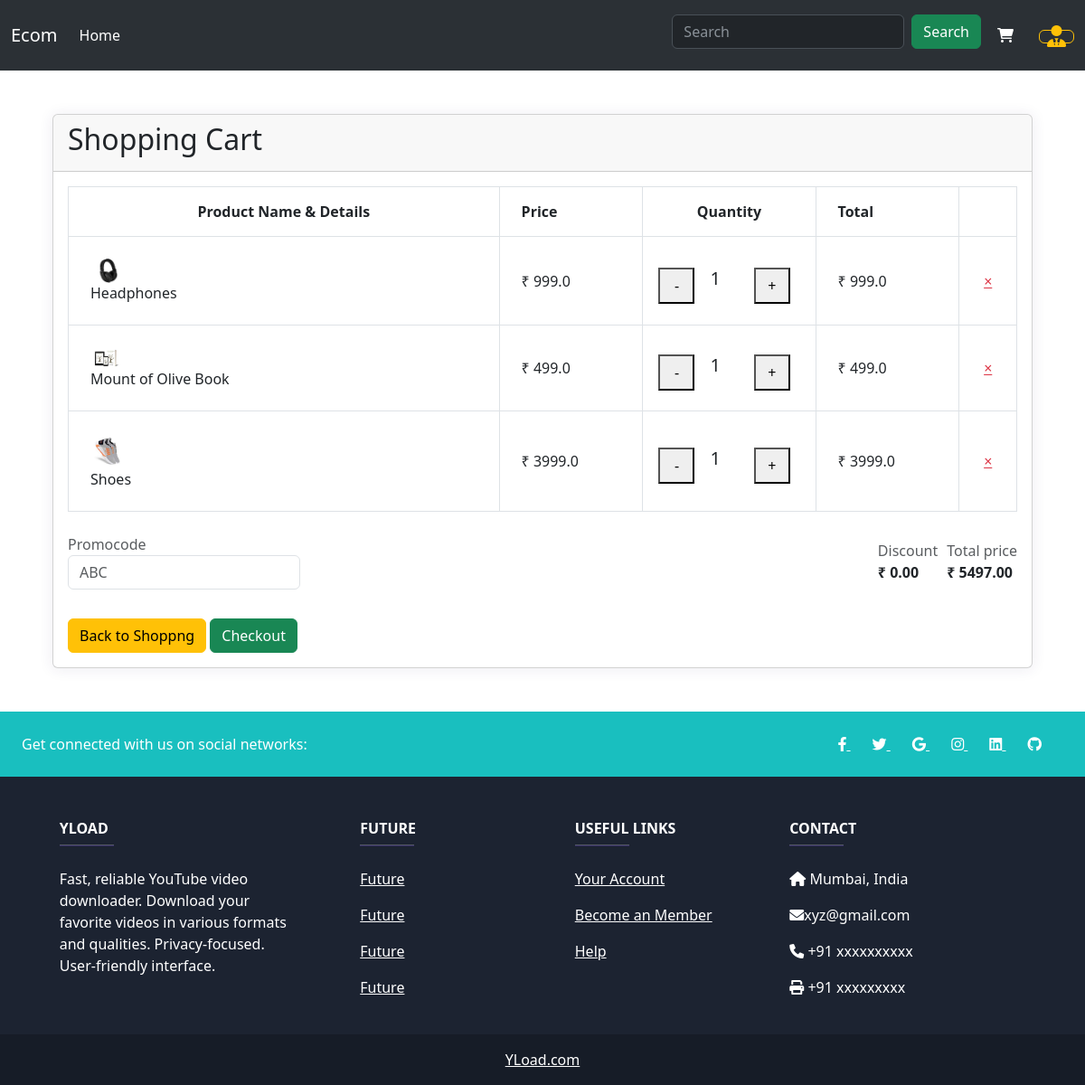
The app's page /carts/ (signed in) with its own data.
### store/models.py (models this page shows, shortened)
class OrderItem(models.Model):
    product = models.ForeignKey(Product,on_delete=models.SET_NULL, null=True)
    order = models.ForeignKey(Order,on_delete=models.SET_NULL,null=True)
    quantity = models.IntegerField(default=0, null=True,blank=True)
    date_added = models.DateTimeField(auto_now_add=True)
    @property
    def p_total(self):
        ptotal = self.quantity * self.product.price
        return ptotal

class Product(models.Model):
    p_name = models.CharField(max_length=200)
    price = models.FloatField()
    catagory = models.CharField(max_length=100)
    img = models.ImageField(null=True,blank=True)
    def __str__(self):
        return self.p_name
    @property
    def imgURL(self):
        try:
            url = self.img.url
        except:
            url = ""
        return url

class Order(models.Model):
    customer = models.ForeignKey(Customers, on_delete=models.SET_NULL,related_name='orderItems', null=True)
    date = models.DateField(auto_now_add=True)
    complete = models.BooleanField(default = False, null=True, blank=False)
    trans_id = models.CharField(max_length=200, null=True)
    @property
    def total(self):
        orderitem = self.orderitem_set.all()
        total = sum([i.p_total for i in orderitem])
        return total

### store/views.py (the view)
# urls.py: path('carts/',views.cart,name='cart'),
def cart(request):
    if request.user.is_authenticated:
        customer = request.user.customer
        order,created = Order.objects.get_or_create(customer = customer, complete = False)
        item = order.orderitem_set.all()
    else:
        item = ''
    context = {'items':item, 'order':order}
    return render(request,'store/cart.html',context)

### store/templates/store/cart.html (shortened to what this page needs)
{% extends 'store/main.html' %}
{% block content %}
<head>
</head>
<div class="container px-3 my-5 clearfix">
    <div class="card">
        <div class="card-header">
            <h2>Shopping Cart</h2>
        </div>
        <div class="card-body">
            <div class="table-responsive">
              <table class="table table-bordered m-0">
                <thead>
                  <tr>
                    <th class="text-center py-3 px-4" style="width: 300px;">Product Name &amp; Details</th>
                    <th class="text-right py-3 px-4" style="width: 100px;">Price</th>
                    <th class="text-center py-3 px-4" style="width: 120px;">Quantity</th>
                    <th class="text-right py-3 px-4" style="width: 100px;">Total</th>
                    <th class="text-center align-middle py-3 px-0" style="width: 40px;"><a href="#" class="shop-tooltip float-none text-light" title="" data-original-title="Clear cart"></a></th>
                  </tr>
                </thead>
                <tbody>
                  {% for item in items  %}
                  <tr>
                    <td class="p-4">
                      <div class="media align-items-center">
                        <img src={{item.product.imgURL}} class="d-block ui-w-40 ui-bordered mr-4" alt="">
                        <div class="media-body">
                          <a href="#" class="d-block text-dark" style="text-decoration:none">{{item.product}}</a>
                        </div>
                      </div>
                    </td>
                    <td class="text-right font-weight-semibold align-middle p-4">₹ {{item.product.price}}</td>
                    <td class="align-middle p-4">
                      <div class="row" style="height: 30px;">
                        <button data-product={{item.product.id}} data-action="remove" class="col-sm-4 update-cart" style="
                        padding: 5px 10px 5px 10px;
                        width: 40px;
                        height: 40px;
                        margin: 0 5px;" >-</button>
                        <h5 class="col-sm-4" id="time">{{item.quantity}}</h3>
                        <button data-product={{item.product.id}} data-action="add" class="col-sm-4 update-cart" style="
                        padding: 5px 10px 5px 10px;
                        width: 40px;
                        height: 40px;
                        margin: 0 5px;" >+</button>
                      </div>
                    </td>
                    <td class="text-right font-weight-semibold align-middle p-4">₹ {{item.p_total}}</td>
                    <td class="text-center align-middle px-0"><a href="#" class="shop-tooltip close float-none text-danger"  data-original-title="Remove">×</a></td>
                  </tr>
                  {% endfor %}
                </tbody>
              </table>
            </div>
            <div class="d-flex flex-wrap justify-content-between align-items-center pb-4">
              <div class="mt-4">
                <label class="text-muted font-weight-normal">Promocode</label>
                <input type="text" placeholder="ABC" class="form-control">
              </div>
              <div class="d-flex">
                <div class="text-right mt-4 mr-5">
                  <label class="text-muted font-weight-normal m-0 " style="padding-right:10px;">Discount</label>
                  <div class="text-large"><strong>₹ 0.00</strong></div>
                </div>
                <div class="text-right mt-4">
                  <label class="text-muted font-weight-normal m-0">Total price</label>
                  <div class="text-large"><strong>₹ {{order.total|floatformat:2}}</strong></div>
                </div>
              </div>
            </div>
            <div class="float-right">
              <a href="{% url 'store' %}" type="button" class="btn btn-warning mt-2 mr-4">Back to Shoppng</a>
              <a href="{% url 'checkout' %}" type="button" class="btn btn-success mt-2">Checkout</a>
            </div>
          </div>
      </div>
  </div>
{% endblock  %}

### store/templates/store/cart.html (style rules this page uses)
body { margin-top:20px; background:#eee; }
.ui-w-40 { width: 40px !important; height: auto; }
.card { box-shadow: 0 1px 15px 1px rgba(52,40,104,.08); }

### records on screen
OrderItem: product.imgURL (picture), product "Headphones", product.price "999.0", quantity "1", p_total "999.0"
OrderItem: product.imgURL (picture), product "Mount of Olive Book", product.price "499.0", quantity "1", p_total "499.0"
OrderItem: product.imgURL (picture), product "Shoes", product.price "3999.0", quantity "1", p_total "3999.0"
Order: total "5497.00"
